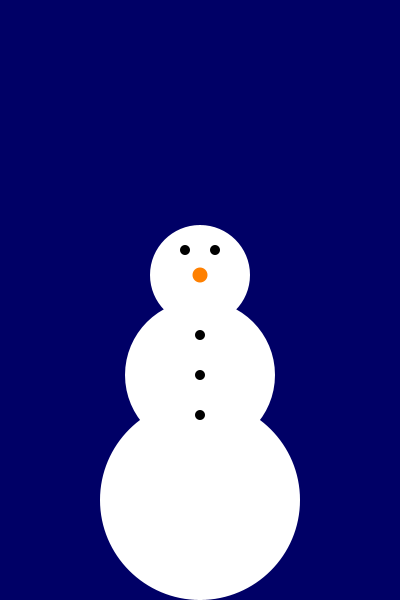
Frame 1 (no input)
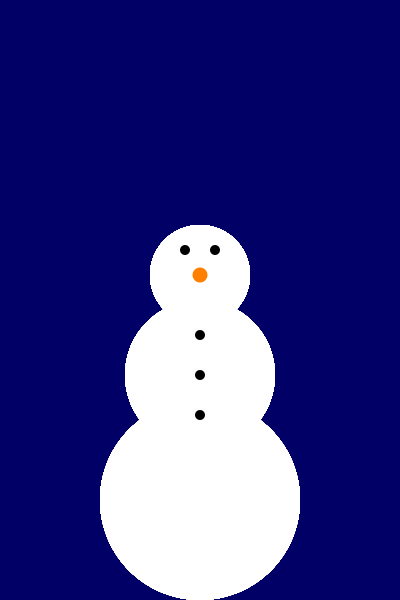
Frame 60 (the mouse pressed at the canvas centre just before this capture)
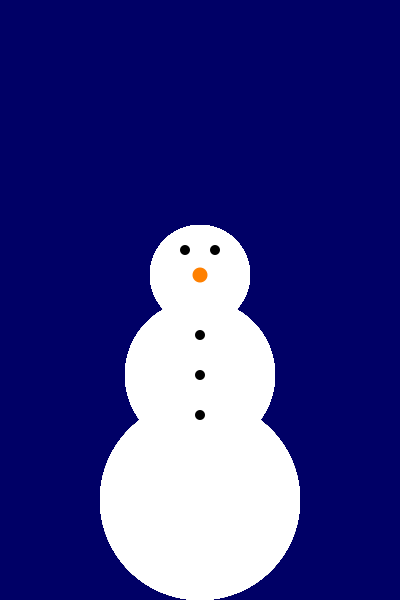
Frame 120 (the mouse held since frame 60 and released just before this capture)

The Processing sketch that drew these frames (run headless with seeded random() and noise(); from frame 60 on, the mouse is pressed at the canvas centre):

// Processing sketch: processing_124212
// ── processing_124212.pde

//Brendan Van Houten

void setup()
{
  size(400,600);
  background(0,0,102);
  
}
void draw()
{
  noStroke();
  fill(255,255,255);
  ellipse(width/2, 500, 200,200);
ellipse(width/2, 375, 150,150);
ellipse(width/2, 275, 100, 100);

 fill(0,0,0); 
 ellipse(width/2,375, 10,10);
 ellipse(width/2,335, 10,10);
 ellipse(width/2,415, 10,10);
 ellipse(185,250, 10,10);
 ellipse(215,250, 10,10);

 fill(255,128,0);
 ellipse(width/2,275, 15,15);
}

void mousePressed()
{
  fill(255);
  ellipse(mouseX, mouseY, 10,10);
  
}
void keyPressed()
{
if (key == 'm');
fill(0);
ellipse(mouseX, mouseY, 10,10);}
